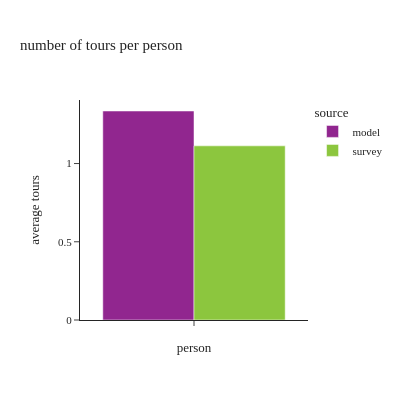

Here is the notebook cell this chart was saved with:
### Code cell
df_plot = df_tour.group_by('source').agg([
    pl.sum('toexpfac').alias('toexpfac_sum')
]).join(
    person.group_by('source').agg([
        pl.sum('psexpfac').alias('psexpfac_sum')
    ]),
    on='source',
    how='left'
).with_columns(
    (pl.col('toexpfac_sum') / pl.col('psexpfac_sum')).alias('average tours'),
    pl.lit('').alias('person')
)

fig = px.bar(df_plot, x="person", y="average tours", color="source",
             barmode="group", title="number of tours per person")
fig.update_layout(height=400, width=400, font=dict(size=11),
                  xaxis=dict(dtick=1, categoryorder='category ascending'),
                  yaxis=dict(tickformat=".3"))
fig.show()

### Figure 1 — Plotly figure (JSON) as saved in the notebook; plotly's stock layout.template omitted (floating-point values rounded to 4 significant figures)
{"data": [{"alignmentgroup": "True", "hovertemplate": "source=model<br>person=%{x}<br>average tours=%{y}<extra></extra>", "legendgroup": "model", "marker": {"color": "#91268F", "pattern": {"shape": ""}}, "name": "model", "offsetgroup": "model", "orientation": "v", "showlegend": true, "textposition": "auto", "type": "bar", "x": [""], "xaxis": "x", "y": [1.336], "yaxis": "y"}, {"alignmentgroup": "True", "hovertemplate": "source=survey<br>person=%{x}<br>average tours=%{y}<extra></extra>", "legendgroup": "survey", "marker": {"color": "#8CC63E", "pattern": {"shape": ""}}, "name": "survey", "offsetgroup": "survey", "orientation": "v", "showlegend": true, "textposition": "auto", "type": "bar", "x": [""], "xaxis": "x", "y": [1.113], "yaxis": "y"}], "layout": {"barmode": "group", "font": {"size": 11}, "height": 400, "legend": {"title": {"text": "source"}, "tracegroupgap": 0}, "title": {"text": "number of tours per person"}, "width": 400, "xaxis": {"anchor": "y", "categoryorder": "category ascending", "domain": [0.0, 1.0], "dtick": 1, "title": {"text": "person"}}, "yaxis": {"anchor": "x", "domain": [0.0, 1.0], "tickformat": ".3", "title": {"text": "average tours"}}}}
